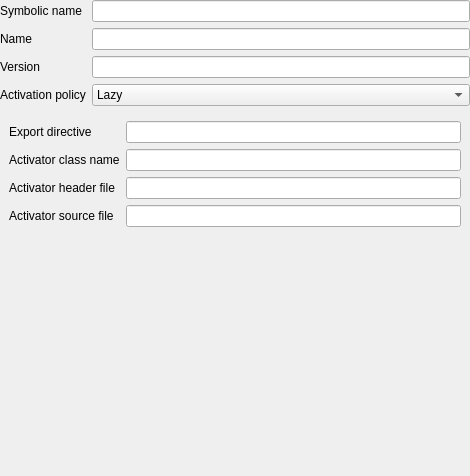
<?xml version="1.0" encoding="UTF-8"?>
<ui version="4.0">
 <class>QTKPluginGeneratorMainExtension</class>
 <widget class="QWidget" name="QTKPluginGeneratorMainExtension">
  <property name="geometry">
   <rect>
    <x>0</x>
    <y>0</y>
    <width>470</width>
    <height>476</height>
   </rect>
  </property>
  <property name="windowTitle">
   <string>Form</string>
  </property>
  <layout class="QGridLayout" name="gridLayout">
   <property name="leftMargin">
    <number>0</number>
   </property>
   <property name="topMargin">
    <number>0</number>
   </property>
   <property name="rightMargin">
    <number>0</number>
   </property>
   <property name="bottomMargin">
    <number>0</number>
   </property>
   <item row="0" column="2">
    <widget class="QLineEdit" name="symbolicNameEdit"/>
   </item>
   <item row="1" column="2">
    <widget class="QLineEdit" name="nameEdit"/>
   </item>
   <item row="2" column="2">
    <widget class="QLineEdit" name="versionEdit"/>
   </item>
   <item row="1" column="1">
    <widget class="QLabel" name="label_2">
     <property name="text">
      <string>Name</string>
     </property>
    </widget>
   </item>
   <item row="0" column="1">
    <widget class="QLabel" name="label">
     <property name="text">
      <string>Symbolic name</string>
     </property>
    </widget>
   </item>
   <item row="2" column="1">
    <widget class="QLabel" name="label_3">
     <property name="text">
      <string>Version</string>
     </property>
    </widget>
   </item>
   <item row="5" column="2">
    <spacer name="verticalSpacer">
     <property name="orientation">
      <enum>Qt::Vertical</enum>
     </property>
     <property name="sizeHint" stdset="0">
      <size>
       <width>20</width>
       <height>40</height>
      </size>
     </property>
    </spacer>
   </item>
   <item row="3" column="1">
    <widget class="QLabel" name="label_7">
     <property name="text">
      <string>Activation policy</string>
     </property>
    </widget>
   </item>
   <item row="3" column="2">
    <widget class="QComboBox" name="activationPolicyCombo">
     <item>
      <property name="text">
       <string>Lazy</string>
      </property>
     </item>
     <item>
      <property name="text">
       <string>Eager</string>
      </property>
     </item>
    </widget>
   </item>
   <item row="4" column="1" colspan="2">
    <widget class="QWidget" name="advancedButton" native="true">
     <property name="text" stdset="0">
      <string>Advanced</string>
     </property>
     <property name="collapsed" stdset="0">
      <bool>true</bool>
     </property>
     <property name="collapsedHeight" stdset="0">
      <number>0</number>
     </property>
     <layout class="QVBoxLayout" name="verticalLayout">
      <item>
       <widget class="QWidget" name="widget" native="true">
        <layout class="QGridLayout" name="gridLayout_2">
         <property name="leftMargin">
          <number>0</number>
         </property>
         <property name="topMargin">
          <number>0</number>
         </property>
         <property name="rightMargin">
          <number>0</number>
         </property>
         <property name="bottomMargin">
          <number>0</number>
         </property>
         <item row="0" column="0">
          <widget class="QLabel" name="label_4">
           <property name="text">
            <string>Export directive</string>
           </property>
          </widget>
         </item>
         <item row="0" column="1">
          <widget class="QLineEdit" name="exportDirectiveEdit"/>
         </item>
         <item row="1" column="0">
          <widget class="QLabel" name="label_5">
           <property name="text">
            <string>Activator class name</string>
           </property>
          </widget>
         </item>
         <item row="1" column="1">
          <widget class="QLineEdit" name="activatorClassEdit"/>
         </item>
         <item row="2" column="0">
          <widget class="QLabel" name="label_6">
           <property name="text">
            <string>Activator header file</string>
           </property>
          </widget>
         </item>
         <item row="2" column="1">
          <widget class="QLineEdit" name="activatorHeaderEdit"/>
         </item>
         <item row="3" column="0">
          <widget class="QLabel" name="label_8">
           <property name="text">
            <string>Activator source file</string>
           </property>
          </widget>
         </item>
         <item row="3" column="1">
          <widget class="QLineEdit" name="activatorSourceEdit"/>
         </item>
        </layout>
       </widget>
      </item>
     </layout>
    </widget>
   </item>
  </layout>
 </widget>
 <resources/>
 <connections/>
</ui>
